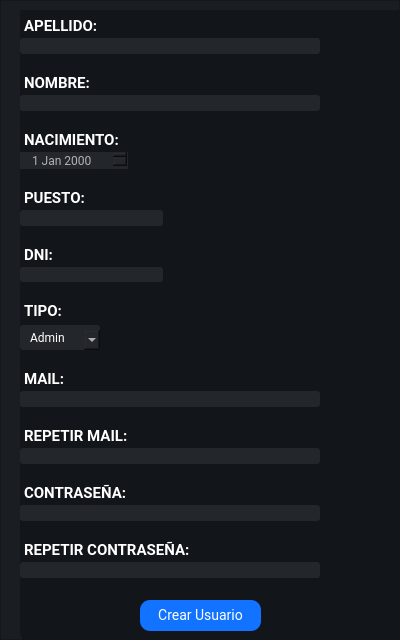
<?xml version="1.0" encoding="UTF-8"?>
<ui version="4.0">
 <class>MainWindow</class>
 <widget class="QMainWindow" name="MainWindow">
  <property name="geometry">
   <rect>
    <x>0</x>
    <y>0</y>
    <width>400</width>
    <height>640</height>
   </rect>
  </property>
  <property name="minimumSize">
   <size>
    <width>0</width>
    <height>0</height>
   </size>
  </property>
  <property name="maximumSize">
   <size>
    <width>749</width>
    <height>800</height>
   </size>
  </property>
  <property name="windowTitle">
   <string>MainWindow</string>
  </property>
  <widget class="QWidget" name="centralwidget">
   <property name="minimumSize">
    <size>
     <width>400</width>
     <height>640</height>
    </size>
   </property>
   <property name="maximumSize">
    <size>
     <width>400</width>
     <height>640</height>
    </size>
   </property>
   <layout class="QVBoxLayout" name="verticalLayout">
    <property name="spacing">
     <number>0</number>
    </property>
    <property name="leftMargin">
     <number>0</number>
    </property>
    <property name="topMargin">
     <number>0</number>
    </property>
    <property name="rightMargin">
     <number>0</number>
    </property>
    <property name="bottomMargin">
     <number>0</number>
    </property>
    <item>
     <widget class="QFrame" name="frame">
      <property name="enabled">
       <bool>true</bool>
      </property>
      <property name="minimumSize">
       <size>
        <width>400</width>
        <height>640</height>
       </size>
      </property>
      <property name="maximumSize">
       <size>
        <width>400</width>
        <height>640</height>
       </size>
      </property>
      <property name="styleSheet">
       <string notr="true"> background-color: #1a1e23;
</string>
      </property>
      <property name="frameShape">
       <enum>QFrame::StyledPanel</enum>
      </property>
      <property name="frameShadow">
       <enum>QFrame::Raised</enum>
      </property>
      <widget class="QFrame" name="frame_3">
       <property name="geometry">
        <rect>
         <x>20</x>
         <y>10</y>
         <width>400</width>
         <height>640</height>
        </rect>
       </property>
       <property name="minimumSize">
        <size>
         <width>400</width>
         <height>640</height>
        </size>
       </property>
       <property name="maximumSize">
        <size>
         <width>400</width>
         <height>640</height>
        </size>
       </property>
       <property name="styleSheet">
        <string notr="true">background-color: #12151a;
border-radius: 20px;</string>
       </property>
       <property name="frameShape">
        <enum>QFrame::StyledPanel</enum>
       </property>
       <property name="frameShadow">
        <enum>QFrame::Raised</enum>
       </property>
       <widget class="QWidget" name="formLayoutWidget">
        <property name="geometry">
         <rect>
          <x>0</x>
          <y>-20</y>
          <width>351</width>
          <height>591</height>
         </rect>
        </property>
        <layout class="QFormLayout" name="formLayout">
         <property name="horizontalSpacing">
          <number>38</number>
         </property>
         <property name="verticalSpacing">
          <number>0</number>
         </property>
         <property name="leftMargin">
          <number>0</number>
         </property>
         <property name="topMargin">
          <number>22</number>
         </property>
         <property name="rightMargin">
          <number>0</number>
         </property>
         <property name="bottomMargin">
          <number>3</number>
         </property>
         <item row="0" column="0">
          <widget class="QLabel" name="label_2">
           <property name="styleSheet">
            <string notr="true">font-family: Roboto;
font-weight: bold;
font-size: 15px;
color: #fff;
margin-top:5px</string>
           </property>
           <property name="text">
            <string>APELLIDO:</string>
           </property>
          </widget>
         </item>
         <item row="2" column="0">
          <widget class="QLabel" name="label_3">
           <property name="styleSheet">
            <string notr="true">font-family: Roboto;
font-weight: bold;
font-size: 15px;
color: #fff;
margin-top:20px</string>
           </property>
           <property name="text">
            <string>NOMBRE:</string>
           </property>
          </widget>
         </item>
         <item row="3" column="0" colspan="2">
          <widget class="QLineEdit" name="nombre_input">
           <property name="minimumSize">
            <size>
             <width>0</width>
             <height>10</height>
            </size>
           </property>
           <property name="maximumSize">
            <size>
             <width>300</width>
             <height>20</height>
            </size>
           </property>
           <property name="styleSheet">
            <string notr="true">QLineEdit{
background-color: #23262b;
border-radius: 3px;
padding: 4 10px;
color: #fff;
font-family:Roboto;
margin-top: 3px;
border: none;
font-size:15px;
font-weight: 400;

}


QLineEdit:focus{
}</string>
           </property>
           <property name="placeholderText">
            <string/>
           </property>
          </widget>
         </item>
         <item row="4" column="0">
          <widget class="QLabel" name="label_5">
           <property name="styleSheet">
            <string notr="true">font-family: Roboto;
font-weight: bold;
font-size: 15px;
color: #fff;
margin-top:20px</string>
           </property>
           <property name="text">
            <string>NACIMIENTO:</string>
           </property>
          </widget>
         </item>
         <item row="5" column="0">
          <widget class="QDateEdit" name="nac_date">
           <property name="sizePolicy">
            <sizepolicy hsizetype="Minimum" vsizetype="Preferred">
             <horstretch>0</horstretch>
             <verstretch>0</verstretch>
            </sizepolicy>
           </property>
           <property name="styleSheet">
            <string notr="true">background-color: #23262b;
border-radius: 10px;
padding:0 10px;
color: #b3b3b3;
font-size:15;
font-family:Roboto;
margin-top: 3 px;</string>
           </property>
          </widget>
         </item>
         <item row="6" column="0">
          <widget class="QLabel" name="label_6">
           <property name="styleSheet">
            <string notr="true">font-family: Roboto;
font-weight: bold;
font-size: 15px;
color: #fff;
margin-top:20px;</string>
           </property>
           <property name="text">
            <string>PUESTO:</string>
           </property>
          </widget>
         </item>
         <item row="7" column="0">
          <widget class="QLineEdit" name="puesto_input">
           <property name="minimumSize">
            <size>
             <width>0</width>
             <height>10</height>
            </size>
           </property>
           <property name="maximumSize">
            <size>
             <width>300</width>
             <height>20</height>
            </size>
           </property>
           <property name="styleSheet">
            <string notr="true">QLineEdit{
background-color: #23262b;
border-radius: 3px;
padding: 4 10px;
color: #fff;
font-family:Roboto;
margin-top: 3px;
border: none;
font-size:15px;
font-weight: 400;

}


QLineEdit:focus{
}</string>
           </property>
           <property name="placeholderText">
            <string/>
           </property>
          </widget>
         </item>
         <item row="11" column="0">
          <widget class="QLineEdit" name="mail_input">
           <property name="minimumSize">
            <size>
             <width>0</width>
             <height>10</height>
            </size>
           </property>
           <property name="maximumSize">
            <size>
             <width>300</width>
             <height>20</height>
            </size>
           </property>
           <property name="styleSheet">
            <string notr="true">QLineEdit{
background-color: #23262b;
border-radius: 3px;
padding: 4 10px;
color: #fff;
font-family:Roboto;
margin-top: 3px;
border: none;
font-size:15px;
font-weight: 400;

}


QLineEdit:focus{
}
</string>
           </property>
           <property name="placeholderText">
            <string/>
           </property>
          </widget>
         </item>
         <item row="15" column="0" colspan="2">
          <widget class="QLineEdit" name="pass_input">
           <property name="minimumSize">
            <size>
             <width>0</width>
             <height>10</height>
            </size>
           </property>
           <property name="maximumSize">
            <size>
             <width>300</width>
             <height>20</height>
            </size>
           </property>
           <property name="styleSheet">
            <string notr="true">QLineEdit{
background-color: #23262b;
border-radius: 3px;
padding: 4 10px;
color: #fff;
font-family:Roboto;
margin-top: 3px;
border: none;
font-size:15px;
font-weight: 400;

}


QLineEdit:focus{
}</string>
           </property>
           <property name="placeholderText">
            <string/>
           </property>
          </widget>
         </item>
         <item row="17" column="0" colspan="2">
          <widget class="QLineEdit" name="pass_input_2">
           <property name="minimumSize">
            <size>
             <width>0</width>
             <height>10</height>
            </size>
           </property>
           <property name="maximumSize">
            <size>
             <width>300</width>
             <height>20</height>
            </size>
           </property>
           <property name="styleSheet">
            <string notr="true">QLineEdit{
background-color: #23262b;
border-radius: 3px;
padding: 4 10px;
color: #fff;
font-family:Roboto;
margin-top: 3px;
border: none;
font-size:15px;
font-weight: 400;

}


QLineEdit:focus{
}</string>
           </property>
           <property name="placeholderText">
            <string/>
           </property>
          </widget>
         </item>
         <item row="12" column="0">
          <widget class="QLabel" name="label_10">
           <property name="styleSheet">
            <string notr="true">font-family: Roboto;
font-weight: bold;
font-size: 15px;
color: #fff;
margin-top:20px</string>
           </property>
           <property name="text">
            <string>TIPO:</string>
           </property>
          </widget>
         </item>
         <item row="8" column="0">
          <widget class="QLabel" name="label_8">
           <property name="styleSheet">
            <string notr="true">font-family: Roboto;
font-weight: bold;
font-size: 15px;
color: #fff;
margin-top:20px</string>
           </property>
           <property name="text">
            <string>DNI:</string>
           </property>
          </widget>
         </item>
         <item row="1" column="0" colspan="2">
          <widget class="QLineEdit" name="apellido_input">
           <property name="minimumSize">
            <size>
             <width>0</width>
             <height>10</height>
            </size>
           </property>
           <property name="maximumSize">
            <size>
             <width>300</width>
             <height>20</height>
            </size>
           </property>
           <property name="styleSheet">
            <string notr="true">QLineEdit{
background-color: #23262b;
border-radius: 3px;
padding: 4 10px;
color: #fff;
font-family:Roboto;
margin-top: 3px;
border: none;
font-size:15px;
font-weight: 400;

}


QLineEdit:focus{
}</string>
           </property>
           <property name="placeholderText">
            <string/>
           </property>
          </widget>
         </item>
         <item row="13" column="0">
          <widget class="QComboBox" name="tipo_cb">
           <property name="styleSheet">
            <string notr="true">
background-color: #23262b;
border-radius: 3px;
padding: 4 10px;
color: #fff;
font-family:Roboto;
margin-top: 0px;
border: none;
font-size:13;
font-weight: 400;
margin-top:5px


</string>
           </property>
           <property name="currentText">
            <string>Admin</string>
           </property>
           <property name="currentIndex">
            <number>0</number>
           </property>
           <property name="maxVisibleItems">
            <number>2</number>
           </property>
           <property name="insertPolicy">
            <enum>QComboBox::InsertAfterCurrent</enum>
           </property>
           <property name="duplicatesEnabled">
            <bool>false</bool>
           </property>
           <property name="frame">
            <bool>true</bool>
           </property>
           <item>
            <property name="text">
             <string>Admin</string>
            </property>
           </item>
           <item>
            <property name="text">
             <string>Usuario</string>
            </property>
           </item>
           <item>
            <property name="text">
             <string/>
            </property>
           </item>
          </widget>
         </item>
         <item row="20" column="0" colspan="2">
          <widget class="QLineEdit" name="pass_input_3">
           <property name="minimumSize">
            <size>
             <width>0</width>
             <height>10</height>
            </size>
           </property>
           <property name="maximumSize">
            <size>
             <width>300</width>
             <height>20</height>
            </size>
           </property>
           <property name="styleSheet">
            <string notr="true">QLineEdit{
background-color: #23262b;
border-radius: 3px;
padding: 4 10px;
color: #fff;
font-family:Roboto;
margin-top: 3px;
border: none;
font-size:15px;
font-weight: 400;

}


QLineEdit:focus{
}</string>
           </property>
           <property name="placeholderText">
            <string/>
           </property>
          </widget>
         </item>
         <item row="23" column="0" colspan="2">
          <widget class="QLineEdit" name="pass_input_4">
           <property name="minimumSize">
            <size>
             <width>0</width>
             <height>10</height>
            </size>
           </property>
           <property name="maximumSize">
            <size>
             <width>300</width>
             <height>20</height>
            </size>
           </property>
           <property name="styleSheet">
            <string notr="true">QLineEdit{
background-color: #23262b;
border-radius: 3px;
padding: 4 10px;
color: #fff;
font-family:Roboto;
margin-top: 3px;
border: none;
font-size:15px;
font-weight: 400;

}


QLineEdit:focus{
}</string>
           </property>
           <property name="placeholderText">
            <string/>
           </property>
          </widget>
         </item>
         <item row="19" column="0">
          <widget class="QLabel" name="label_7">
           <property name="styleSheet">
            <string notr="true">font-family: Roboto;
font-weight: bold;
font-size: 15px;
color: #fff;
margin-top:20px</string>
           </property>
           <property name="text">
            <string>CONTRASEÑA:</string>
           </property>
          </widget>
         </item>
         <item row="14" column="0">
          <widget class="QLabel" name="label_11">
           <property name="styleSheet">
            <string notr="true">font-family: Roboto;
font-weight: bold;
font-size: 15px;
color: #fff;
margin-top:20px</string>
           </property>
           <property name="text">
            <string>MAIL:</string>
           </property>
          </widget>
         </item>
         <item row="22" column="0">
          <widget class="QLabel" name="label_9">
           <property name="styleSheet">
            <string notr="true">font-family: Roboto;
font-weight: bold;
font-size: 15px;
color: #fff;
margin-top:20px</string>
           </property>
           <property name="text">
            <string>REPETIR CONTRASEÑA:</string>
           </property>
          </widget>
         </item>
         <item row="16" column="0">
          <widget class="QLabel" name="label_12">
           <property name="styleSheet">
            <string notr="true">font-family: Roboto;
font-weight: bold;
font-size: 15px;
color: #fff;
margin-top:20px</string>
           </property>
           <property name="text">
            <string>REPETIR MAIL:</string>
           </property>
          </widget>
         </item>
        </layout>
       </widget>
       <widget class="QPushButton" name="pushButton">
        <property name="geometry">
         <rect>
          <x>120</x>
          <y>590</y>
          <width>121</width>
          <height>31</height>
         </rect>
        </property>
        <property name="font">
         <font>
          <family>Roboto</family>
          <pointsize>-1</pointsize>
         </font>
        </property>
        <property name="cursor">
         <cursorShape>PointingHandCursor</cursorShape>
        </property>
        <property name="styleSheet">
         <string notr="true">QPushButton{
background-color: #1173ff;
color: #fff;
border-radius:10px;
font-family:Roboto;
font-size: 14px

}
QPushButton:hover{
background-color: #45a9f0;
}</string>
        </property>
        <property name="text">
         <string>Crear Usuario</string>
        </property>
       </widget>
      </widget>
     </widget>
    </item>
   </layout>
  </widget>
 </widget>
 <resources/>
 <connections/>
</ui>
